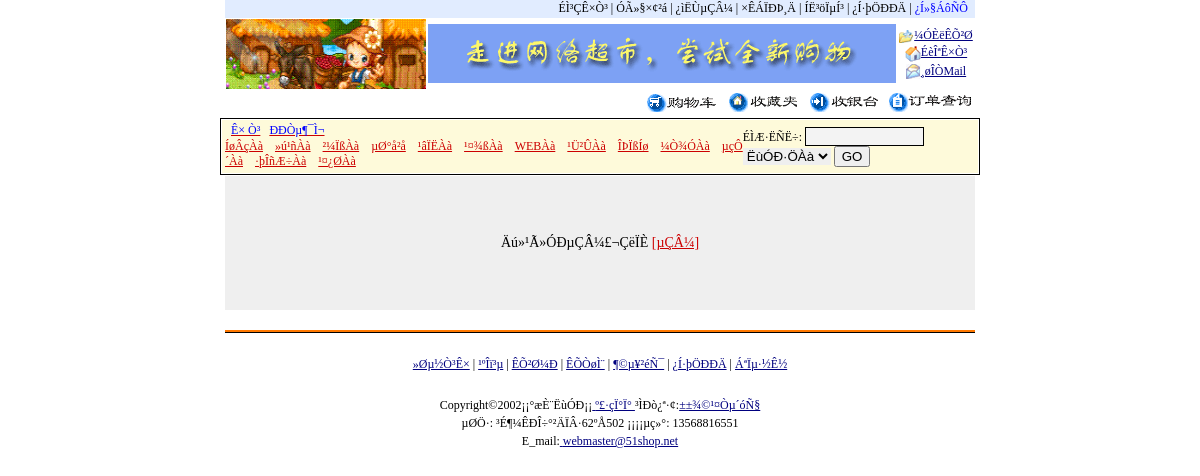
Screenshot of /bank.php with the database file from the repository.
### tables this page shows
CREATE TABLE b2c_ad (
  id int(10) unsigned NOT NULL auto_increment,
  code mediumtext NOT NULL,
  views int(10) default '0',
  visible smallint(5) default '1',
  posttime datetime NOT NULL default '0000-00-00 00:00:00',
  PRIMARY KEY  (id)
);

CREATE TABLE b2c_class (
  id int(10) unsigned NOT NULL auto_increment,
  name varchar(40) NOT NULL default '',
  up_id int(10) unsigned NOT NULL default '0',
  KEY id (id)
);

### bank.php (called while the page is built, shortened)
<?php
require "conf/config.php";
include "chk.php";
?>
<?php include "conf/header.php" ?>
<?php include "conf/footer.php"; ?>

### conf/options.php (called while the page is built, shortened)
<?php
$dbservername="mysql1.cs.clemson.edu";
$dbusername="b2c_vt1i";
$dbuserpass="zhubo19910914";
$sitename="zhubo's store";
$siteurl="http://localhost/662";
$sitecopyright = "º£·çÏ°Ï°";
$siteadd = "³É¶¼ÊÐÎ÷°²ÄÏÂ·62ºÅ502";
$sitetel = "13568816551";
$siteemail = "webmaster@51shop.net";
$guestbook  =  1 ;
?>

### conf/db_mysql.php (called while the page is built, shortened)
<?php
class DB_Sql {
  var $Record   = array();
  var $Link_ID  = 0;
  var $Query_ID = 0;
  function free() {
      $this->Query_ID = 0;
  }
  function query($Query_String) {
    if ($Query_String == "")
      return 0;
    $this->Query_ID = @mysql_query($Query_String,$this->Link_ID);
    return $this->Query_ID;
  }
  function next_record() {
    $this->Record = @mysql_fetch_array($this->Query_ID);
    $stat = is_array($this->Record);
    return $stat;
  }
  function f($Name) {
    return $this->Record[$Name];
  }
}
?>

### conf/config.php (called while the page is built, shortened)
<?php
require "conf/options.php";
require "conf/db_mysql.php";
$db = new DB_Sql;
$db->Host = $dbservername;
$db->User = $dbusername;
$db->Password = $dbuserpass;
$db->Link_ID = @mysql_connect($db->Host, $db->User, $db->Password) or die("Êý¾Ý¿âÁ¬½Ó´íÎó£¬ÇëÔËÐÐinstall.php½øÐÐ°²×°¡£");
?>

### ad.php (the view, shortened to what this page needs)
<?php
function showAd()
{
  global $db, $ad_t;
  $db->query("select count(id) count from $ad_t where visible=1");
  $db->next_record();
  $count = $db->f('count');
  if($count <= 1)
    $start = 0;
  else
    $start = rand(0, $count - 1);
  $db->query("select id,code from $ad_t where visible=1
    order by id desc limit $start,1");
  $db->next_record();
  echo stripslashes($db->f('code'));
}
showAd();
?>

### chk.php (shortened to what this page needs)
<?php
 if (session_is_registered("login_id") && session_is_registered("login_name") && isset($login_id))
   return ;
  else
  {
?>
<html>
<head>
<link rel="stylesheet" href="conf/style.css" type="text/css">
</head>
<body bgcolor="#FFFFFF" text="#000000">
<?php include "conf/header.php" ?>
<table width="750" border="0" align="center" cellspacing="0" cellpadding="0">
  <tr align="center" bgcolor="#efefef">
    <td>
      <p>&nbsp;</p>
      <p>&nbsp;</p>
      <p>Äú»¹Ã»ÓÐµÇÂ¼£¬ÇëÏÈ <a href="login.php?url=<?php echo $PHP_SELF ?>" class="title">[µÇÂ¼]</a></p>
      <p>&nbsp;</p>
      <p>&nbsp;</p>
      </td>
  </tr>
</table>
<br>
<?php include "conf/footer.php"; ?>
</body>
</html>
<?php
 }
 exit();
?>

### conf/header.php (shortened to what this page needs)
<table width="750"  border="0"  align="center" cellspacing="0">
  <tr>
    <td align="right" colspan="3" bgcolor="#E1ECff"> <a href="index.php" >ÉÌ³ÇÊ×Ò³</a>
      | <a href="register1.php">ÓÃ»§×¢²á</a> | <a href="login.php">¿ìËÙµÇÂ¼</a> | <a href="modify.php">×ÊÁÏÐÞ¸Ä</a>
      | <a href="logout.php">ÍË³öÏµÍ³</a> | <a href="service.php">¿Í·þÖÐÐÄ</a>
      <?php
if ($guestbook)
  echo ' | <a href="guestbook/" target="_blank"><font color=blue>¿Í»§ÁôÑÔ</font></a> ';
?>
      &nbsp; </td>
  </tr>
  <tr>
    <td align="right" width="180"> <a href="<?php echo $siteurl ?>" target="_blank"><img src="images/logo.gif" border="0" width="200" height="70"></a></td>
    <td align="right" width="468">
      <?php include "ad.php"; ?>
    </td>
    <td width="100" valign="middle">
      <table width="100%" border="0" cellspacing="0" cellpadding="0">
        <tr>
          <td align="center" height="18"><a href="#" class="clink03" title="¼ÓÈëÊÕ²Ø" onClick="window.external.AddFavorite('<?php echo $siteurl; ?>', '<?php echo $sitename; ?>')"><img src="images/bookmark.gif" width="15" height="13" border="0" align="absmiddle">¼ÓÈëÊÕ²Ø</a></td>
        </tr>
        <tr>
          <td align="center" height="18"><a href="#" class="clink03" title="ÉèÎªÊ×Ò³" onClick="this.style.behavior='url(#default#homepage)';this.setHomePage('<?php echo $siteurl; ?>');"><img src="images/home.gif" width="16" height="16" border="0" align="absmiddle">ÉèÎªÊ×Ò³</a></td>
        </tr>
        <tr>
          <td align="center" height="18"><a href="mailto:<?php echo $siteemail; ?>" class="clink03" title="¸øÎÒÃÇMail"><img src="images/email.gif" width="15" height="15" border="0" align="absmiddle">¸øÎÒMail</a></td>
        </tr>
      </table>
    </td>
  </tr>
  <tr>
    <td bgcolor="#ffffff" id="clock">&nbsp; </td>
    <td align="right" bgcolor="#ffffff" colspan="2"><a href="buycar.php"><img src="images/gwc.gif" width="72" height="19" border="0"></a>
      &nbsp;&nbsp;<a href="buystore.php"><img src="images/scj.gif" border="0"></a>
      &nbsp;&nbsp;<a href="bank.php"><img src="images/syt.gif" width="72" height="21" border="0"></a>
      &nbsp;&nbsp;<a href="dingdang.php"><img src="images/cy.gif" width="84" height="21" border="0"></a>&nbsp;</td>
  </tr>
</table>
<table width="750" border="1" cellpadding="3" cellspacing="1" bgcolor="#000000" bordercolor="#FFFFFF" align="center">
  <tr>
    <td bgcolor="#FEFADA">
      <table width="750" align="center" bgcolor="#FEFADA" cellspacing="0" cellpadding="0">
        <form name="formsearch" method="post" action="index_s.php" onSubmit="return chk();">
          <tr>
            <td>&nbsp;&nbsp;<a href="index.php" class="title"><font color=blue>Ê× Ò³</font></a> &nbsp;&nbsp;<a href="news.php" class="title"><font color=blue>ÐÐÒµ¶¯Ì¬</font></a>&nbsp;&nbsp;
              <?php
  $db->query("select * from $class_t where up_id=0");
  while($db->next_record())
   {
    echo "<a href='index.php?up_id=".$db->f('id')."' class='title'>".$db->f('name')."</a>&nbsp;&nbsp;&nbsp;&nbsp;";
	}
  ?>
            </td>
            <td width="270" >
              ÉÌÆ·ËÑË÷:
              <input class=think name=key size=12  type=text >
              <select name="sf">
                <option value="0" selected>ËùÓÐ·ÖÀà</option>
              </select>
              <input type="submit" name="submit" value="GO">
            </td>
          </tr>
        </form>
      </table>
    </td>
  </tr>
</table>

### conf/footer.php (shortened to what this page needs)
<table align=center border=0 cellpadding=0 cellspacing=0 width=750>
  <tr>
    <td background=images/bg.gif height=2><img height=3 src="images/bg.gif" width=6></td>
  </tr>
</table><BR>
<table width="750" border="0" cellspacing="4" cellpadding="0" align="center">
<tr align="center">
<td><a href="index.php" class="clink03">»Øµ½Ò³Ê×</a> | <a href="buycar.php" class="clink03">¹ºÎï³µ</a> |
<a href="buystore.php" class="clink03">ÊÕ²Ø¼Ð</a> |
<a href="bank.php" class="clink03">ÊÕÒøÌ¨</a> | <a href="dingdang.php" class="clink03">¶©µ¥²éÑ¯</a> |
<a href="service.php" class="clink03">¿Í·þÖÐÐÄ</a> | <a href="contact.php"  class="clink03">ÁªÏµ·½Ê½</a></td>
</tr><tr align="center"><td>&nbsp;</td></tr><tr align="center">
    <td style="line-height:150%">Copyright&copy;2002¡¡°æÈ¨ËùÓÐ¡¡<a href="mailto:<?php echo $siteemail ?>" target=_blank class="clink03">
      <?php echo $sitecopyright ?>
      </a> ³ÌÐò¿ª·¢:<a href="mailto:wyx726@126.com" target=_blank class="clink03">±±¾©¹¤Òµ´óÑ§</a>
      <BR>
      µØÖ·:
      <?php echo $siteadd ?>
      ¡¡¡¡µç»°:
      <?php echo $sitetel ?>
      <br>
      E_mail:<a href="mailto:<?php echo $siteemail ?>" class="clink03">
      <?php echo $siteemail ?>
      </a></td></tr></table>

### conf/style.css (style rules this page uses)
.think { BACKGROUND-COLOR: #f3f3f3; BORDER-BOTTOM: #000000 1px solid; BORDER-LEFT: #000000 1px solid; BORDER-RIGHT: #000000 1px solid; BORDER-TOP: #000000 1px solid }
P { FONT-SIZE: 14px }
TD { FONT-SIZE: 9pt; LETTER-SPACING: 0pt; LINE-HEIGHT: 130%; WORD-SPACING: 0pt }
BODY { FONT-FAMILY: "����"; FONT-SIZE: 12px; LINE-HEIGHT: 15pt; MARGIN-TOP: 0px; PADDING-TOP: 0px; SCROLLBAR-FACE-COLOR: #cccccc; SCROLLBAR-HIGHLIGHT-COLOR: #e7e7e7; SCROLLBAR-SHADOW-COLOR: #e7e7e7; SCROLLBAR-3DLIGHT-COLOR: #ffffff; SCROLLBAR-ARROW-COLOR: #ffffff; SCROLLBAR-TRACK-COLOR: #ffffff; SCROLLBAR-DARKSHADOW-COLOR: #ffffff }
SELECT { BORDER-BOTTOM-COLOR: black; BORDER-BOTTOM-STYLE: none; BORDER-LEFT-COLOR: black; BORDER-LEFT-STYLE: none; BORDER-RIGHT-COLOR: black; BORDER-RIGHT-STYLE: none; BORDER-TOP-COLOR: #99ff00; BORDER-TOP-STYLE: none }
A:link { COLOR: #000000; TEXT-DECORATION: none }
A.clink03:link { COLOR: #00007f; TEXT-DECORATION: underline }
A.title:link { COLOR: #cc0000; TEXT-DECORATION: underline }

### rows the page displays
b2c_ad: code (picture)
b2c_class: name "ÍøÂçÀà"
b2c_class: name "»ú¹ñÀà"
b2c_class: name "²¼ÏßÀà"
b2c_class: name "µØ°å²å"
b2c_class: name "¹âÏËÀà"
b2c_class: name "¹¤¾ßÀà"
b2c_class: name "WEBÀà"
b2c_class: name "¹Ü²ÛÀà"
b2c_class: name "ÎÞÏßÍø"
b2c_class: name "¼Ò¾ÓÀà"
b2c_class: name "µçÔ´Àà"
b2c_class: name "·þÎñÆ÷Àà"
b2c_class: name "¹¤¿ØÀà"

### other values shown
$sitecopyright "º£·çÏ°Ï°"
$siteadd "³É¶¼ÊÐÎ÷°²ÄÏÂ·62ºÅ502"
$sitetel "13568816551"
$siteemail "webmaster@51shop.net"
